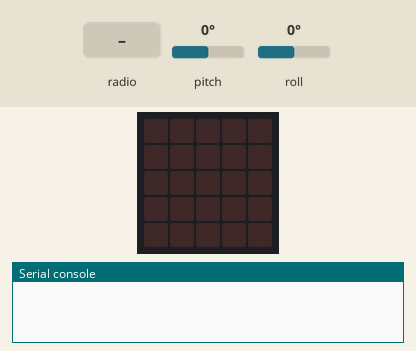
Recording of a program running on a simulated BBC micro:bit (MakeCode). Shown: the board's 5×5 LED display, the last lines printed to the serial console. The inputs (shaded band) are chosen by the test bench; at power-on: pitch 0°, roll 0°. No radio messages arrive unless stated (any console line starting 'radio sent:' is added by the test bench).

Above: at 1.2 s.
1.3 s: radio message "0" arrives
At 1.9 s:
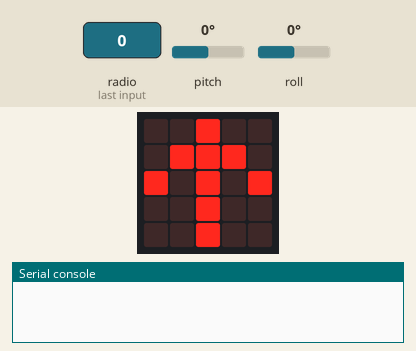
2.8 s: radio message "2" arrives
At 4.0 s:
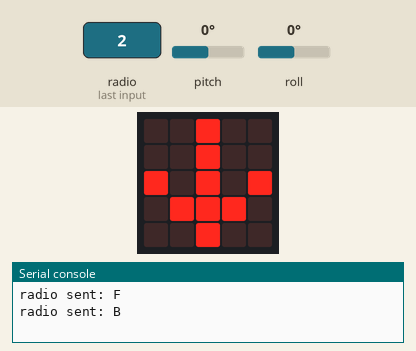
4.3 s: radio message "4" arrives
At 5.3 s:
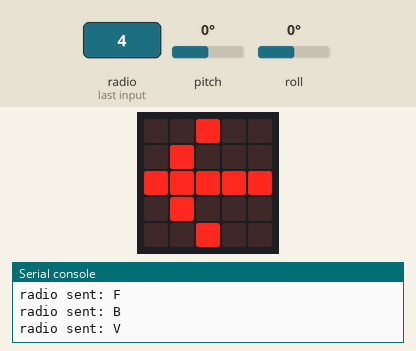
5.8 s: radio message "6" arrives
At 6.5 s:
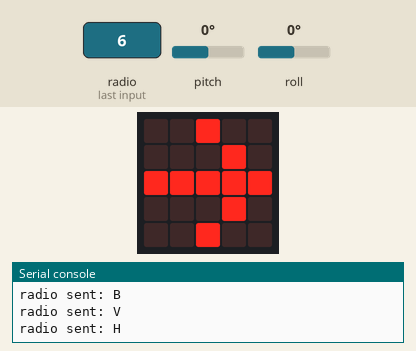
7.3 s: radio message "F" arrives
At 7.6 s:
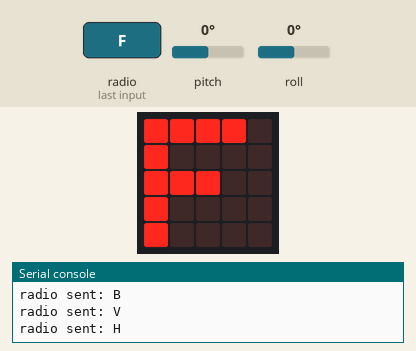
8.8 s: radio message "B" arrives
At 10.0 s:
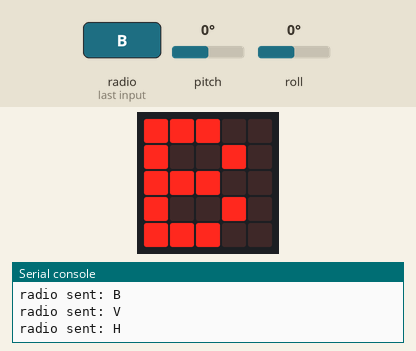
Timing chart, 0 to 11.3 s (numbered marks = the images above; inputs shaded):
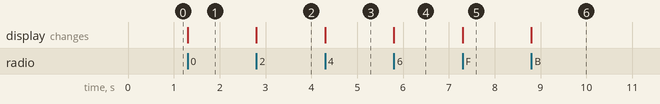

Measured:
- after the input at 1.3 s, the display: changes at once (image 1)
- after the input at 2.8 s, the display: changes at once (image 2)
- after the input at 4.3 s, the display: changes at once (image 3)
- after the input at 5.8 s, the display: changes at once (image 4)
- after the input at 7.3 s, the display: changes at once (image 5)
- after the input at 8.8 s, the display: changes at once (image 6)

The program:

main.ts
```typescript
radio.onReceivedNumber(function (receivedNumber) {
    if (receivedNumber == 0) {
        basic.showArrow(ArrowNames.North)
        radio.sendString("F")
    } else if (receivedNumber == 2) {
        basic.showArrow(ArrowNames.South)
        radio.sendString("B")
    } else if (receivedNumber == 4) {
        basic.showArrow(ArrowNames.West)
        radio.sendString("V")
    } else if (receivedNumber == 6) {
        basic.showArrow(ArrowNames.East)
        radio.sendString("H")
    }
})
radio.onReceivedString(function (receivedString) {
    basic.showString(receivedString)
})
radio.setGroup(1)
basic.forever(function () {
    if (input.rotation(Rotation.Pitch) < -25) {
        radio.sendNumber(0)
    } else if (input.rotation(Rotation.Pitch) > 25) {
        radio.sendNumber(2)
    } else if (input.rotation(Rotation.Roll) < -25) {
        radio.sendNumber(4)
    } else if (input.rotation(Rotation.Roll) > 25) {
        radio.sendNumber(0)
    }
})
```

test.ts
```typescript
// testene settes inn her; disse vil ikke kompilert så lenge denne pakken blir brukt som en utvidelse.
```
